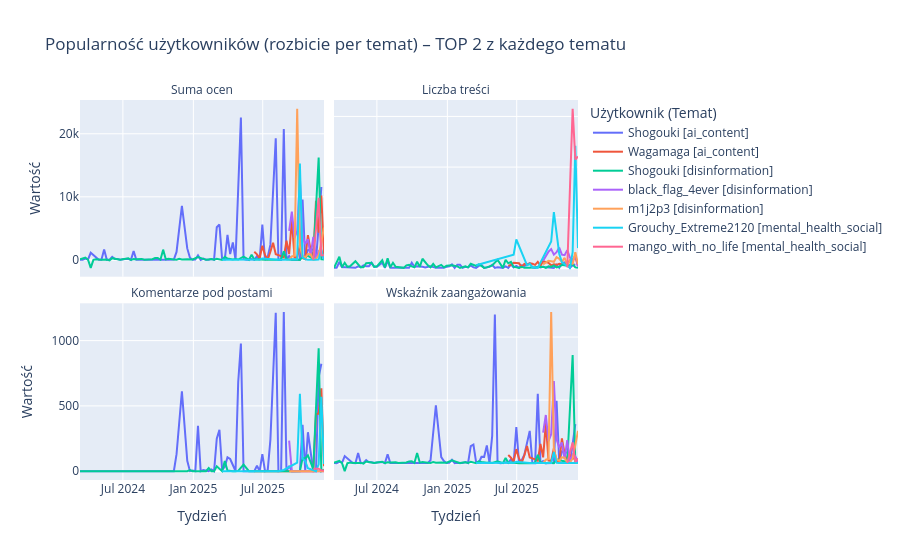

Here is the notebook cell this chart was saved with:
### Markdown cell above
## b) Analiza popularności wybranych użytkowników (3 pkt)

### Code cell
import pandas as pd
import numpy as np
import plotly.express as px

df = pd.read_csv("data/reddit_activity.csv")

SUBREDDITS_BY_TOPIC = {
    "ai_content": [
        "midjourney", "ChatGPT", "StableDiffusion", "OpenAI",
        "comfyui", "ArtificialIntelligence", "MachineLearning", "technology"
    ],
    "disinformation": [
        "conspiracy", "news", "worldnews", "politics",
        "PoliticalDiscussion", "NewsRewind", "UsaNewsLive"
    ],
    "mental_health_social": [
        "nosurf", "Advice", "teenagers", "mentalhealth",
        "socialmedia", "SelfImprovement", "internetaddiction"
    ],
}

# --- MAPOWANIE subreddita na temat ---
subreddit_to_topic = {}
for topic, subs in SUBREDDITS_BY_TOPIC.items():
    for s in subs:
        subreddit_to_topic[s.lower()] = topic

df["subreddit_norm"] = df["subreddit"].str.lower()
df["topic_from_subreddit"] = df["subreddit_norm"].map(subreddit_to_topic)
df_topic = df.dropna(subset=["topic_from_subreddit"]).copy()

df_topic["created_dt"] = pd.to_datetime(df_topic["created_utc"], unit="s")
df_topic["week"] = df_topic["created_dt"].dt.to_period("W").apply(lambda r: r.start_time)

# --- TOP 2 użytkowników per temat ---
top_users_by_topic = (
    df_topic.groupby(["topic_from_subreddit", "username"])["score"]
    .sum()
    .reset_index()
    .sort_values(["topic_from_subreddit", "score"], ascending=[True, False])
)

selected_users = (
    top_users_by_topic
    .groupby("topic_from_subreddit")
    .head(2)["username"]
    .unique()
    .tolist()
)

df_sel = df_topic[df_topic["username"].isin(selected_users)].copy()

# --- KLUCZOWA POPRAWKA ---
df_sel["user_topic_id"] = (
    df_sel["username"] + " [" + df_sel["topic_from_subreddit"] + "]"
)

weekly = (
    df_sel
    .groupby(["topic_from_subreddit", "user_topic_id", "week"])
    .agg(
        total_score=("score", "sum"),
        num_contents=("id", "count"),
        num_posts=("type", lambda s: (s == "post").sum()),
        post_comments_sum=("num_comments", lambda s: s.fillna(0).sum())
    )
    .reset_index()
)

weekly["engagement_index"] = (
    (weekly["total_score"] + weekly["post_comments_sum"]) /
    weekly["num_posts"].replace(0, 1)
)

metrics_long = weekly.melt(
    id_vars=["topic_from_subreddit", "user_topic_id", "week"],
    value_vars=["total_score", "num_contents", "post_comments_sum", "engagement_index"],
    var_name="metric",
    value_name="value"
)

metric_labels = {
    "total_score": "Suma ocen",
    "num_contents": "Liczba treści",
    "post_comments_sum": "Komentarze pod postami",
    "engagement_index": "Wskaźnik zaangażowania"
}
metrics_long["metric_label"] = metrics_long["metric"].map(metric_labels)

fig_users = px.line(
    metrics_long,
    x="week",
    y="value",
    color="user_topic_id",
    facet_col="metric_label",
    facet_col_wrap=2,
    title="Popularność użytkowników (rozbicie per temat) – TOP 2 z każdego tematu",
    labels={
        "week": "Tydzień",
        "value": "Wartość",
        "user_topic_id": "Użytkownik (Temat)"
    },
    hover_data={
        "topic_from_subreddit": True,
        "user_topic_id": True
    }
)

fig_users.update_layout(
    hovermode="x unified",
    legend_title_text="Użytkownik (Temat)"
)

for a in fig_users.layout.annotations:
    a.text = a.text.split("=")[-1]

fig_users.update_yaxes(matches=None)

for axis in fig_users.layout:
    if isinstance(getattr(fig_users.layout, axis), dict) and "yaxis" in axis:
        fig_users.layout[axis].showticklabels = True
        fig_users.layout[axis].title.text = "Wartość"

fig_users.show()
